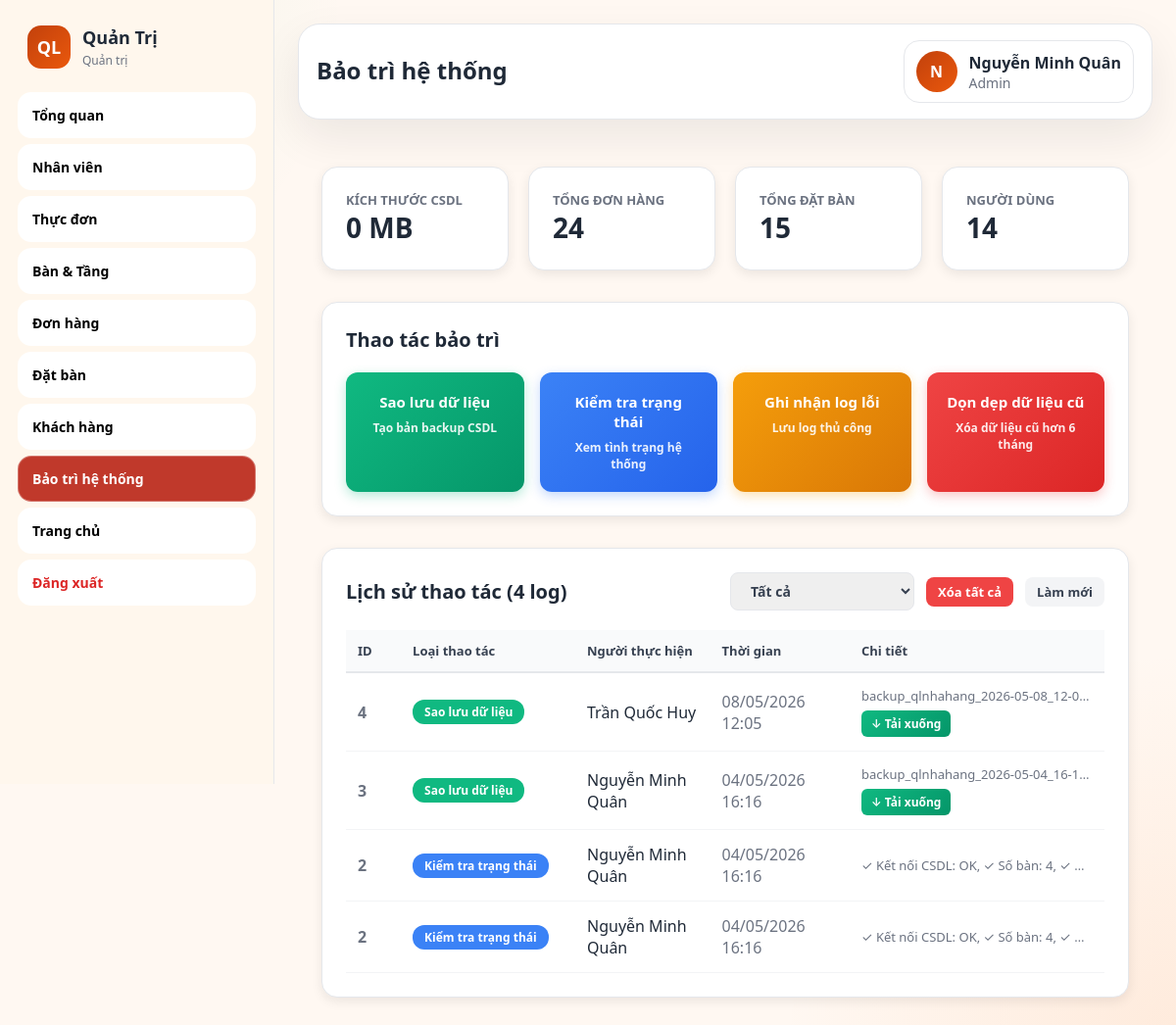
Page /admin.php?page=maintenance (signed in) on the earlier database version.
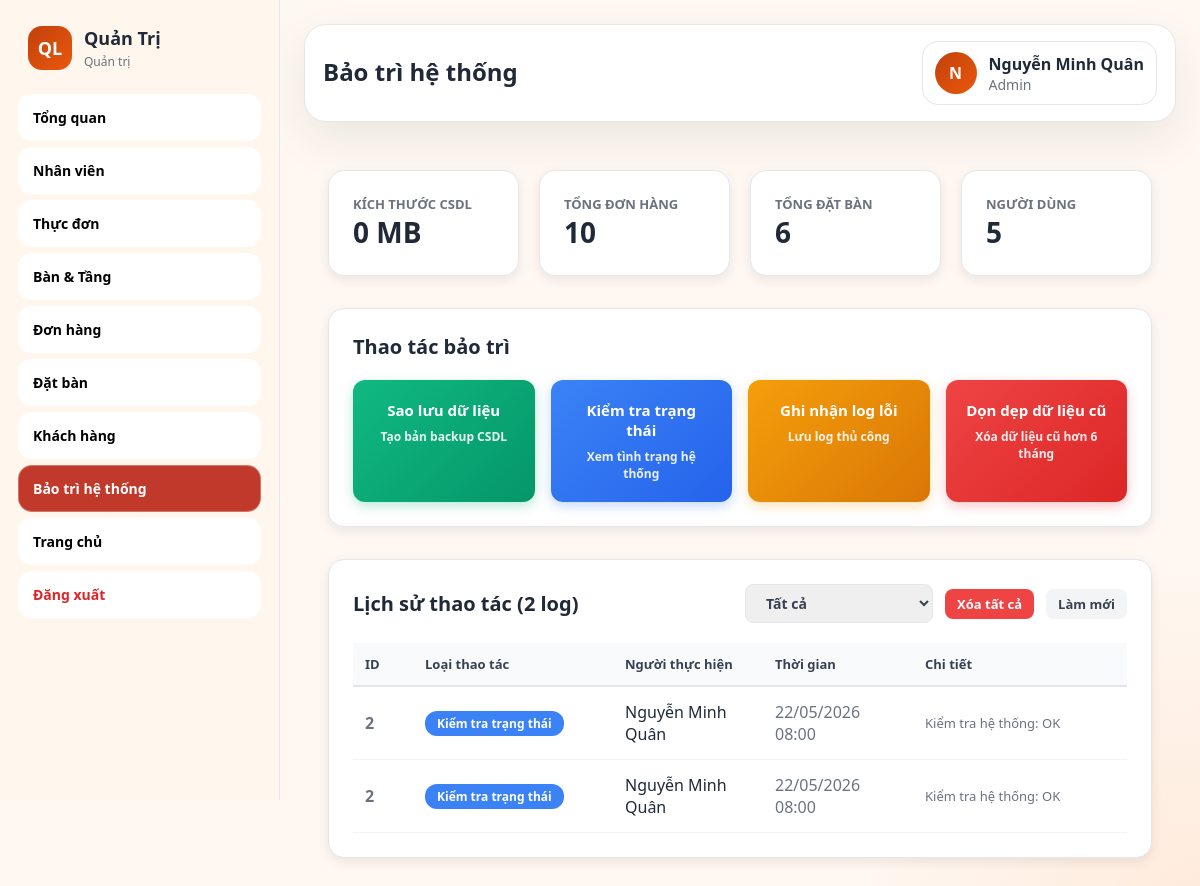
Same page on the later database version.
### tables this page shows
CREATE TABLE `data_operation_logs` (
  `log_id` int(11) NOT NULL AUTO_INCREMENT,
  `action_type` enum('backup','health_check','manual_log','delete_orders','delete_reservations','reset_all','restore','clean_old_data') NOT NULL,
  `deleted_count` int(11) DEFAULT 0,
  `performed_by` int(11) NOT NULL,
  `performed_at` datetime NOT NULL DEFAULT current_timestamp(),
  `details` text DEFAULT NULL,
  PRIMARY KEY (`log_id`),
  KEY `performed_by` (`performed_by`),
  KEY `idx_performed_at` (`performed_at`),
  KEY `idx_action_type` (`action_type`),
  CONSTRAINT `data_operation_logs_ibfk_1` FOREIGN KEY (`performed_by`) REFERENCES `users` (`user_id`)
);

CREATE TABLE `users` (
  `user_id` int(11) NOT NULL AUTO_INCREMENT,
  `full_name` varchar(100) NOT NULL,
  `phone` varchar(15) DEFAULT NULL,
  `ngay_sinh` date DEFAULT NULL,
  `gioi_tinh` enum('Nam','Nữ') DEFAULT NULL,
  `email` varchar(100) DEFAULT NULL,
  `username` varchar(50) NOT NULL,
  `password` varchar(255) NOT NULL,
  `role_id` int(11) NOT NULL,
  `status` enum('hoat_dong','khoa') NOT NULL DEFAULT 'hoat_dong',
  `created_at` datetime NOT NULL DEFAULT current_timestamp(),
  PRIMARY KEY (`user_id`),
  UNIQUE KEY `uq_users_username` (`username`),
  UNIQUE KEY `uq_users_email` (`email`),
  UNIQUE KEY `uq_users_phone` (`phone`),
  KEY `idx_users_role_id` (`role_id`)
);

### includes/functions.php (called while the page is built, shortened)
<?php
function e($value): string {
    return htmlspecialchars((string)$value, ENT_QUOTES, 'UTF-8');
}

### admin/maintenance.php (the view, shortened to what the changed rows need)
<?php
require_once __DIR__ . '/../config/database.php';
require_once __DIR__ . '/../includes/functions.php';
$stats = [];
$stats['tables']       = $conn->query("SELECT COUNT(*) as c FROM tables")->fetch_assoc()['c'];
$stats['orders']       = $conn->query("SELECT COUNT(*) as c FROM orders")->fetch_assoc()['c'];
$stats['reservations'] = $conn->query("SELECT COUNT(*) as c FROM reservations")->fetch_assoc()['c'];
$stats['users']        = $conn->query("SELECT COUNT(*) as c FROM users WHERE status='hoat_dong'")->fetch_assoc()['c'];
$logs_result = $conn->query("
    SELECT l.log_id, l.action_type, l.deleted_count, l.performed_by, l.performed_at, l.details,
           u.full_name as performed_by_name
    FROM data_operation_logs l
    LEFT JOIN users u ON u.user_id = l.performed_by
    ORDER BY l.log_id DESC
    LIMIT 100
");
$logs = $logs_result ? $logs_result->fetch_all(MYSQLI_ASSOC) : [];
$total_logs = count($logs);
$db_size = $conn->query("
    SELECT ROUND(SUM(data_length + index_length)/1024/1024, 2) AS size_mb
    FROM information_schema.TABLES WHERE table_schema='qlnhahang'
")->fetch_assoc()['size_mb'] ?? 0;
?>
<div class="module-container" style="padding:24px;">
    <div style="display:grid; grid-template-columns:repeat(4,1fr); gap:20px; margin-bottom:32px;">
        <div style="background:white; border-radius:16px; padding:24px; display:flex; align-items:center; gap:16px; box-shadow:0 4px 12px rgba(0,0,0,0.08); border:1px solid #e5e7eb;">
            <div><div style="font-size:13px;color:#6b7280;font-weight:600;text-transform:uppercase;">Kích thước CSDL</div><div style="font-size:28px;font-weight:800;"><?= $db_size ?> MB</div></div>
        </div>
        <div style="background:white; border-radius:16px; padding:24px; display:flex; align-items:center; gap:16px; box-shadow:0 4px 12px rgba(0,0,0,0.08); border:1px solid #e5e7eb;">
            <div><div style="font-size:13px;color:#6b7280;font-weight:600;text-transform:uppercase;">Tổng đơn hàng</div><div style="font-size:28px;font-weight:800;"><?= number_format($stats['orders']) ?></div></div>
        </div>
        <div style="background:white; border-radius:16px; padding:24px; display:flex; align-items:center; gap:16px; box-shadow:0 4px 12px rgba(0,0,0,0.08); border:1px solid #e5e7eb;">
            <div><div style="font-size:13px;color:#6b7280;font-weight:600;text-transform:uppercase;">Tổng đặt bàn</div><div style="font-size:28px;font-weight:800;"><?= number_format($stats['reservations']) ?></div></div>
        </div>
        <div style="background:white; border-radius:16px; padding:24px; display:flex; align-items:center; gap:16px; box-shadow:0 4px 12px rgba(0,0,0,0.08); border:1px solid #e5e7eb;">
            <div><div style="font-size:13px;color:#6b7280;font-weight:600;text-transform:uppercase;">Người dùng</div><div style="font-size:28px;font-weight:800;"><?= number_format($stats['users']) ?></div></div>
        </div>
    </div>
    <div style="background:white; border-radius:16px; padding:24px; margin-bottom:32px; box-shadow:0 4px 12px rgba(0,0,0,0.08); border:1px solid #e5e7eb;">
        <h3 style="margin:0 0 20px; font-size:20px; font-weight:700;">Thao tác bảo trì</h3>
        <div style="display:grid; grid-template-columns:repeat(4,1fr); gap:16px;">
            <button onclick="performBackup(event)" style="padding:20px; border:none; border-radius:12px; cursor:pointer; display:flex; flex-direction:column; align-items:center; gap:8px; font-weight:700; font-size:15px; color:white; background:linear-gradient(135deg,#10b981,#059669); box-shadow:0 4px 12px rgba(16,185,129,0.3);">
                <span>Sao lưu dữ liệu</span>
                <small style="font-size:12px;opacity:0.9;">Tạo bản backup CSDL</small>
            </button>
            <button onclick="checkSystemHealth(event)" style="padding:20px; border:none; border-radius:12px; cursor:pointer; display:flex; flex-direction:column; align-items:center; gap:8px; font-weight:700; font-size:15px; color:white; background:linear-gradient(135deg,#3b82f6,#2563eb); box-shadow:0 4px 12px rgba(59,130,246,0.3);">
                <span>Kiểm tra trạng thái</span>
                <small style="font-size:12px;opacity:0.9;">Xem tình trạng hệ thống</small>
            </button>
            <button onclick="addTestLog(event)" style="padding:20px; border:none; border-radius:12px; cursor:pointer; display:flex; flex-direction:column; align-items:center; gap:8px; font-weight:700; font-size:15px; color:white; background:linear-gradient(135deg,#f59e0b,#d97706); box-shadow:0 4px 12px rgba(245,158,11,0.3);">
                <span>Ghi nhận log lỗi</span>
                <small style="font-size:12px;opacity:0.9;">Lưu log thủ công</small>
            </button>
            <button onclick="cleanOldData(event)" style="padding:20px; border:none; border-radius:12px; cursor:pointer; display:flex; flex-direction:column; align-items:center; gap:8px; font-weight:700; font-size:15px; color:white; background:linear-gradient(135deg,#ef4444,#dc2626); box-shadow:0 4px 12px rgba(239,68,68,0.3);">
                <span>Dọn dẹp dữ liệu cũ</span>
                <small style="font-size:12px;opacity:0.9;">Xóa dữ liệu cũ hơn 6 tháng</small>
            </button>
        </div>
    </div>
    <div style="background:white; border-radius:16px; padding:24px; box-shadow:0 4px 12px rgba(0,0,0,0.08); border:1px solid #e5e7eb;">
        <div style="display:flex; justify-content:space-between; align-items:center; margin-bottom:20px;">
            <h3 style="margin:0; font-size:20px; font-weight:700;">Lịch sử thao tác (<?= $total_logs ?> log)</h3>
            <div style="display:flex; gap:12px; align-items:center;">
                <select id="logFilter" onchange="filterLogs()" style="padding:8px 16px; border:1px solid #e5e7eb; border-radius:8px; font-size:14px; font-weight:600; color:#374151;">
                    <option value="all">Tất cả</option>
                </select>
                <button onclick="deleteAllLogs()" style="padding:6px 12px; border:none; border-radius:8px; cursor:pointer; font-weight:600; font-size:13px; background:#ef4444; color:white; display:inline-flex; align-items:center; gap:6px;">
                    Xóa tất cả
                </button>
                <button onclick="location.reload()" style="padding:6px 12px; border:none; border-radius:8px; cursor:pointer; font-weight:600; font-size:13px; background:#f3f4f6; color:#374151;">
                    Làm mới
                </button>
            </div>
        </div>
        <?php if ($total_logs > 0): ?>
        <div style="overflow-x:auto;">
            <table style="width:100%; border-collapse:collapse;">
                <thead style="background:#f9fafb;">
                    <tr>
                        <th style="padding:12px; text-align:left; font-weight:700; font-size:13px; color:#374151; border-bottom:2px solid #e5e7eb; width:60px;">ID</th>
                        <th style="padding:12px; text-align:left; font-weight:700; font-size:13px; color:#374151; border-bottom:2px solid #e5e7eb; width:200px;">Loại thao tác</th>
                        <th style="padding:12px; text-align:left; font-weight:700; font-size:13px; color:#374151; border-bottom:2px solid #e5e7eb; width:150px;">Người thực hiện</th>
                        <th style="padding:12px; text-align:left; font-weight:700; font-size:13px; color:#374151; border-bottom:2px solid #e5e7eb; width:150px;">Thời gian</th>
                        <th style="padding:12px; text-align:left; font-weight:700; font-size:13px; color:#374151; border-bottom:2px solid #e5e7eb;">Chi tiết</th>
                    </tr>
                </thead>
                <tbody id="logsTableBody">
                    <?php
                    $action_labels = [
                        'delete_orders' => 'Dọn dẹp dữ liệu cũ',
                        'backup'        => 'Sao lưu dữ liệu',
                        'health_check'  => 'Kiểm tra trạng thái',
                        'manual_log'    => 'Ghi nhận log lỗi',
                        'delete_reservations' => 'Xóa đặt bàn',
                        'reset_all'     => 'Reset toàn bộ',
                        'restore'       => 'Khôi phục'
                    ];
                    $action_colors = [
                        'delete_orders' => '#ef4444',
                        'backup'        => '#10b981',
                        'health_check'  => '#3b82f6',
                        'manual_log'    => '#f59e0b',
                        'delete_reservations' => '#f59e0b',
                        'reset_all'     => '#dc2626',
                        'restore'       => '#3b82f6'
                    ];
                    foreach ($logs as $log):
                        $action = $log['action_type'] ?? 'unknown';
                        $label  = $action_labels[$action] ?? ucfirst(str_replace('_', ' ', $action));
                        $color  = $action_colors[$action] ?? '#6b7280';
                    ?>
                    <tr data-action-type="<?= $action ?>" style="border-bottom:1px solid #f3f4f6;">
                        <td style="padding:14px 12px; font-weight:700; color:#6b7280;"><?= $log['log_id'] ?></td>
                        <td style="padding:14px 12px;">
                            <span style="display:inline-block; padding:4px 12px; border-radius:12px; font-size:12px; font-weight:700; color:white; background:<?= $color ?>;">
                                <?= $label ?>
                            </span>
                        </td>
                        <td style="padding:14px 12px;"><?= e($log['performed_by_name'] ?? 'N/A') ?></td>
                        <td style="padding:14px 12px; color:#6b7280;"><?= date('d/m/Y H:i', strtotime($log['performed_at'])) ?></td>
                        <td style="padding:14px 12px; max-width:260px; color:#6b7280; font-size:13px;">
                            <?php if ($log['backup_file']):
                                preg_match('/File: (backup_[^\s]+)/', $log['details'], $mf);
                                preg_match('/\(([^)]+)\)/', $log['details'], $ms);
                                $shortDetail = ($mf[1] ?? $log['backup_file']) . ' ' . ($ms[0] ?? '');
                            ?>
                                <div style="overflow:hidden; text-overflow:ellipsis; white-space:nowrap;" title="<?= e($log['details']) ?>">
                                    <?= e($shortDetail) ?>
                                </div>
                                <button onclick="downloadBackup('<?= $log['backup_file'] ?>')" style="margin-top:6px; padding:5px 10px; border:none; border-radius:6px; cursor:pointer; background:linear-gradient(135deg,#10b981,#059669); color:white; font-size:12px; font-weight:600;">
                                    ↓ Tải xuống
                                </button>
                            <?php else: ?>
                                <span style="overflow:hidden; text-overflow:ellipsis; white-space:nowrap; display:block;" title="<?= e($log['details']) ?>">
                                    <?= e(mb_strimwidth($log['details'] ?? '-', 0, 60, '...')) ?>
                                </span>
                            <?php endif; ?>
                        </td>
                    </tr>
                    <?php endforeach; ?>
                </tbody>
            </table>
        </div>
        <?php endif; ?>
    </div>
</div>

### includes/layout.php (shortened to what the changed rows need)
<?php
$_layoutUser     = $_SESSION['user'] ?? [];
$_layoutRole     = strtolower($_layoutUser['role_name'] ?? '');
$_adminMenu = [
    'reports'     => ['label' => 'Tổng quan',       'url' => '/quanlynhahang/admin.php?page=reports'],
    'employees'   => ['label' => 'Nhân viên',        'url' => '/quanlynhahang/admin.php?page=employees'],
    'menu'        => ['label' => 'Thực đơn',         'url' => '/quanlynhahang/admin.php?page=menu'],
    'tables'      => ['label' => 'Bàn & Tầng',       'url' => '/quanlynhahang/admin.php?page=tables'],
    'orders'      => ['label' => 'Đơn hàng',         'url' => '/quanlynhahang/admin.php?page=orders'],
    'reservations'=> ['label' => 'Đặt bàn',          'url' => '/quanlynhahang/admin.php?page=reservations'],
    'customers'   => ['label' => 'Khách hàng',       'url' => '/quanlynhahang/admin.php?page=customers'],
    'maintenance' => ['label' => 'Bảo trì hệ thống', 'url' => '/quanlynhahang/admin.php?page=maintenance'],
];
$_cashierMenu = [
    'cashier'         => ['label' => 'Thanh toán',   'url' => '/quanlynhahang/cashier/index.php'],
    'cashier_history' => ['label' => 'Lịch sử',      'url' => '/quanlynhahang/cashier/history.php'],
];
$_waiterMenu = [
    'waiter'  => ['label' => 'Sơ đồ bàn',   'url' => '/quanlynhahang/waiter/index.php'],
    'w_orders'=> ['label' => 'Đơn hôm nay',  'url' => '/quanlynhahang/waiter/my_orders.php'],
];
$_kitchenMenu = [
    'kitchen' => ['label' => 'Bill món ăn',  'url' => '/quanlynhahang/kitchen/index.php'],
    'kitchen_history' => ['label' => 'Lịch sử',  'url' => '/quanlynhahang/kitchen/history.php'],
];
$_menuItems = match($sidebarRole ?? 'admin') {
    'thungan' => $_cashierMenu,
    'phucvu'  => $_waiterMenu,
    'bep'     => $_kitchenMenu,
    default   => $_adminMenu,
};
?>
<!DOCTYPE html>
<html lang="vi">
<head>
    <link rel="stylesheet" href="/quanlynhahang/assets/css/app.css">
</head>
<body class="theme-warm">
<div class="admin-layout">
    <aside class="sidebar">
        <div class="sidebar-brand">
            <div>
                <h2>Quản Trị</h2>
            </div>
        </div>
        <nav class="menu">
            <?php foreach ($_menuItems as $key => $item): ?>
                <a href="<?= $item['url'] ?>" class="<?= ($activeMenu ?? '') === $key ? 'active' : '' ?>">
                    <?= $item['label'] ?>
                </a>
            <?php endforeach; ?>
            <?php if (in_array($_layoutRole, ['admin', 'quanly'])): ?>
                <a href="/quanlynhahang/index.php" target="_blank">
                    Trang chủ
                </a>
            <?php endif; ?>
            <a href="/quanlynhahang/auth/logout.php" style="margin-top:auto; color:#dc2626;">Đăng xuất</a>
        </nav>
    </aside>
    <main class="main">
        <div class="topbar">
            <div>
                <h1><?= htmlspecialchars($pageTitle ?? '') ?></h1>
            </div>
        </div>

Differences in the rows shown:
removed data_operation_logs: log_id "4", action_type "Sao lưu dữ liệu", performed_by.full_name "Trần Quốc Huy", performed_at "08/05/2026 12:05", shortDetail "backup_qlnhahang_2026-05-08_12-0…"
removed data_operation_logs: log_id "3", action_type "Sao lưu dữ liệu", performed_by.full_name "Nguyễn Minh Quân", performed_at "04/05/2026 16:16", shortDetail "backup_qlnhahang_2026-05-04_16-1…"
changed data_operation_logs "Kiểm tra trạng thái": performed_at "04/05/2026 16:16" → "22/05/2026 08:00"; details "✓ Kết nối CSDL: OK, ✓ Số bàn: 4, ✓…" → "Kiểm tra hệ thống: OK"
Other differences:
$stats['orders']: "24" → "10"
$stats['reservations']: "15" → "6"
$stats['users']: "14" → "5"
$total_logs: "4" → "2"
